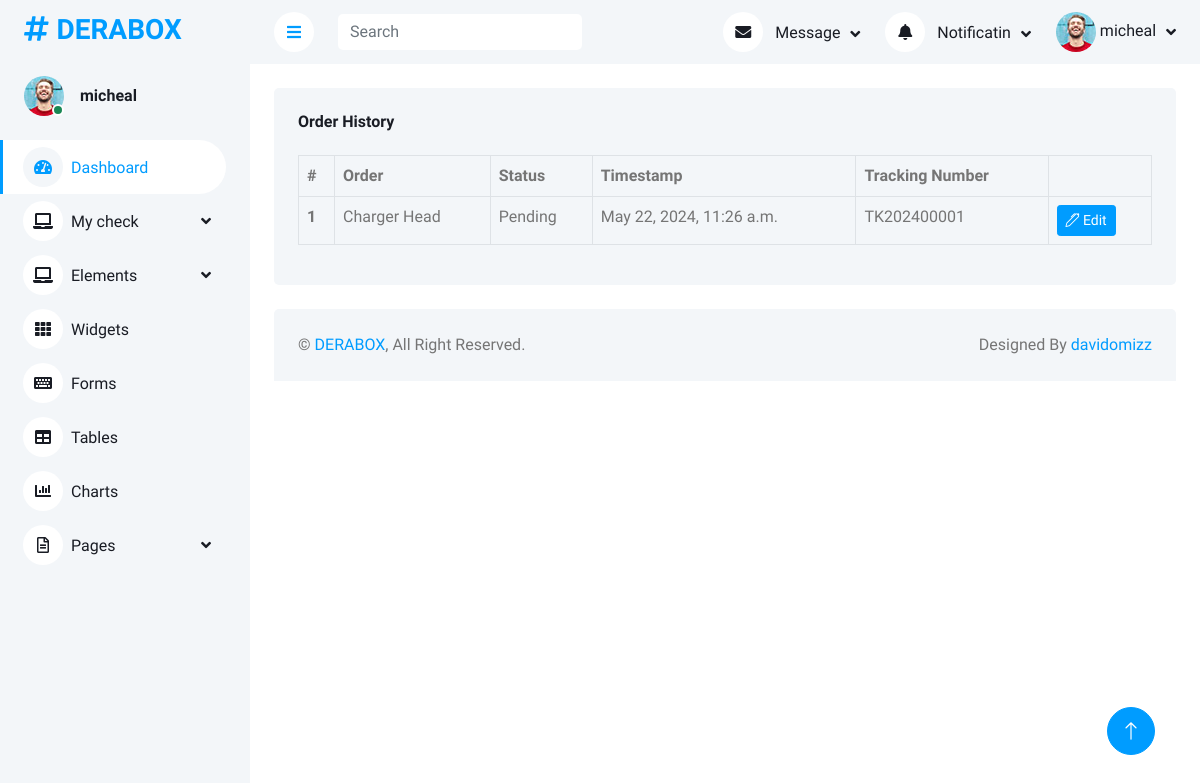
/order-detail/34 (signed in), run on the app's committed database.
### app/models.py (models this page shows, shortened)
class User(AbstractUser):
    USER_TYPE_CHOICES = (
        ('admin', 'Admin'),
        ('customer', 'Customer'),
        ('delivery', 'Delivery'),
    )
    user_type = models.CharField(max_length=20, choices=USER_TYPE_CHOICES, default='customer')
    email = models.EmailField(unique=True)
    phone = models.CharField(max_length=15, blank=True, null=True)

class Order(models.Model):
    user = models.ForeignKey(User, on_delete=models.CASCADE)
    tracking_number = models.CharField(max_length=15, unique=True, editable=False)
    status = models.CharField(max_length=20, choices=[('Pending', 'Pending'), ('Shipped', 'Shipped'), ('Delivered', 'Delivered')], default='Pending')
    created_at = models.DateTimeField(auto_now_add=True)
    updated_at = models.DateTimeField(auto_now=True)
    product_name = models.CharField(max_length=255, blank=True, null=True)

### app/views.py (the view)
# urls.py: path('order-detail/<int:pk>', SingleOrder.as_view(),name='order-detail'),
class SingleOrder(DetailView):
    model = Order
    template_name = 'dashboard/single-order.html'
    context_object_name = 'order_detail'

### app/templates/dashboard/single-order.html
{% extends 'dashboard/base.html' %}
{% load static %}
{% block body %}
         <div class="container-fluid pt-4 px-4">
            <div class="row g-4">
                <div class="col-sm-12 col-12">
                    <div class="bg-light rounded h-100 p-4">
                        <h6 class="mb-4">Order History</h6>
                        <table class="table table-bordered table-hover">
                            <thead>
                                <tr>
                                    <th scope="col">#</th>
                                    <th scope="col">Order</th>
                                    <th scope="col">Status</th>
                                    <th scope="col">Timestamp</th>
                                    <th scope="col">Tracking Number</th>
                                    <th scope="col"></th>
                                </tr>
                            </thead>
                            <tbody>
                                {% if order_detail %}
                                <tr>
                                    <th scope="row">1</th>
                                    <td>{{ order_detail.product_name }}</td>
                                    <td>{{ order_detail.status }}</td>
                                    <td>{{ order_detail.created_at }}</td>
                                    <td>{{ order_detail.tracking_number }}</td>
                                    <td>
                                        <a class="btn btn-sm btn-primary" href="{% url 'update-order' order_detail.id %}"><i class="bi bi-pen"></i> Edit</a>
                                    </td>
                                </tr>
                                {% endif %}
                            </tbody>
                        </table>
                    </div>
                </div>
            </div>
        </div>
        {% endblock %}

### app/templates/dashboard/base.html (shortened to what this page needs)
{% load static %}
<!DOCTYPE html>
<html lang="en">
<head>
    <link href="https://cdnjs.cloudflare.com/ajax/libs/font-awesome/5.10.0/css/all.min.css" rel="stylesheet">
    <link href="https://cdn.jsdelivr.net/npm/bootstrap-icons@1.4.1/font/bootstrap-icons.css" rel="stylesheet">
    <link href="{% static 'dashboard/lib/owlcarousel/assets/owl.carousel.min.css' %}" rel="stylesheet">
    <link href="{% static 'dashboard/lib/tempusdominus/css/tempusdominus-bootstrap-4.min.css' %}" rel="stylesheet" />
    <link href="{% static 'dashboard/css/bootstrap.min.css' %}" rel="stylesheet">
    <link href="{% static 'dashboard/css/style.css' %}" rel="stylesheet">
</head>
<body>
    <div class="container-xxl position-relative bg-white d-flex p-0">
        <div class="sidebar pe-4 pb-3">
            <nav class="navbar bg-light navbar-light">
                <a href="{% url 'dashboard' %}" class="navbar-brand mx-4 mb-3">
                    <h3 class="text-primary"><i class="fa fa-hashtag me-2"></i>DERABOX</h3>
                </a>
                <div class="d-flex align-items-center ms-4 mb-4">
                    <div class="position-relative">
                        {% if user_type == 'delivery' %}
                        <img class="rounded-circle" src="{{ request.user.deliveryprofile.profile_picture.url }}" alt="" style="width: 40px; height: 40px;">
                        {% elif user_type == 'customer' %}
                        <img class="rounded-circle" src="{{ request.user.customersprofile.profile_picture.url }}" alt="" style="width: 40px; height: 40px;">
                        {% else %}
                            <img class="rounded-circle" src="{% static 'dashboard/img/user.jpg'%}" alt="" style="width: 40px; height: 40px;">
                        {% endif %}
                        <div class="bg-success rounded-circle border border-2 border-white position-absolute end-0 bottom-0 p-1"></div>
                    </div>
                    <div class="ms-3">
                        <h6 class="mb-0">{{ request.user.username }}</h6>
                    </div>
                </div>
                <div class="navbar-nav w-100">
                    <a href="{% url 'dashboard' %}" class="nav-item nav-link active"><i class="fa fa-tachometer-alt me-2"></i>Dashboard</a>
                        <div class="nav-item dropdown">
                            <a href="#" class="nav-link dropdown-toggle" data-bs-toggle="dropdown"><i class="fa fa-laptop me-2"></i>Order</a>
                            <div class="dropdown-menu bg-transparent border-0">
                                <a href="{% url 'creation-order' %}" class="dropdown-item">Create Order</a>
                                <a href="{% url 'order-items' %}" class="dropdown-item">Order Items</a>
                                <a href="{% url 'order-history' %}" class="dropdown-item">Order Historys</a>
                            </div>
                        </div>
                        <div class="nav-item dropdown">
                            <a href="#" class="nav-link dropdown-toggle" data-bs-toggle="dropdown"><i class="fa fa-laptop me-2"></i>Users Creation</a>
                            <div class="dropdown-menu bg-transparent border-0">
                                <a href="button.html" class="dropdown-item">Buttons</a>
                                <a href="typography.html" class="dropdown-item">Typography</a>
                                <a href="element.html" class="dropdown-item">Other Elements</a>
                            </div>
                        </div>
                        <div class="nav-item dropdown">
                            <a href="#" class="nav-link dropdown-toggle" data-bs-toggle="dropdown"><i class="fa fa-laptop me-2"></i>My check</a>
                        </div>
                    <div class="nav-item dropdown">
                        <a href="#" class="nav-link dropdown-toggle" data-bs-toggle="dropdown"><i class="fa fa-laptop me-2"></i>Elements</a>
                    </div>
                    <a href="widget.html" class="nav-item nav-link"><i class="fa fa-th me-2"></i>Widgets</a>
                    <a href="form.html" class="nav-item nav-link"><i class="fa fa-keyboard me-2"></i>Forms</a>
                    <a href="table.html" class="nav-item nav-link"><i class="fa fa-table me-2"></i>Tables</a>
                    <a href="chart.html" class="nav-item nav-link"><i class="fa fa-chart-bar me-2"></i>Charts</a>
                    <div class="nav-item dropdown">
                        <a href="#" class="nav-link dropdown-toggle" data-bs-toggle="dropdown"><i class="far fa-file-alt me-2"></i>Pages</a>
                    </div>
                </div>
            </nav>
        </div>
        <div class="content">
            <nav class="navbar navbar-expand bg-light navbar-light sticky-top px-4 py-0">
                <a href="#" class="sidebar-toggler flex-shrink-0">
                    <i class="fa fa-bars"></i>
                </a>
                <form class="d-none d-md-flex ms-4">
                    <input class="form-control border-0" type="search" placeholder="Search">
                </form>
                <div class="navbar-nav align-items-center ms-auto">
                    <div class="nav-item dropdown">
                        <a href="#" class="nav-link dropdown-toggle" data-bs-toggle="dropdown">
                            <i class="fa fa-envelope me-lg-2"></i>
                            <span class="d-none d-lg-inline-flex">Message</span>
                        </a>
                    </div>
                    <div class="nav-item dropdown">
                        <a href="#" class="nav-link dropdown-toggle" data-bs-toggle="dropdown">
                            <i class="fa fa-bell me-lg-2"></i>
                            <span class="d-none d-lg-inline-flex">Notificatin</span>
                        </a>
                    </div>
                    <div class="nav-item dropdown">
                        <a href="#" class="nav-link dropdown-toggle" data-bs-toggle="dropdown">
                            {% if user_type == 'delivery' %}
                                <img class="rounded-circle me-lg-2" src="{{ request.user.deliveryprofile.profile_picture.url }}" alt="" style="width: 40px; height: 40px;">
                            {% elif user_type == 'customer' %}
                                <img class="rounded-circle me-lg-2" src="{{ request.user.customerprofile.profile_picture.url }}" alt="" style="width: 40px; height: 40px;">
                            {% else %}
                                <img class="rounded-circle" src="{% static 'dashboard/img/user.jpg'%}" alt="" style="width: 40px; height: 40px;">
                            {% endif %}
                            <span class="d-none d-lg-inline-flex">{{ request.user.username }}</span>
                        </a>
                    </div>
                </div>
            </nav>
            {% block body %}
            {% endblock %}
        <div class="container-fluid pt-4 px-4">
            <div class="bg-light rounded-top p-4">
                <div class="row">
                    <div class="col-12 col-sm-6 text-center text-sm-start">
                        &copy; <a href="#">DERABOX</a>, All Right Reserved.
                    </div>
                    <div class="col-12 col-sm-6 text-center text-sm-end">
                        Designed By <a href="https://htmlcodex.com">davidomizz</a>
                    </div>
                </div>
            </div>
        </div>
        </div>
        <a href="#" class="btn btn-lg btn-primary btn-lg-square back-to-top"><i class="bi bi-arrow-up"></i></a>
    </div>
</body>
</html>

### static/dashboard/css/style.css (style rules this page uses)
:root { --primary: #009CFF; --light: #F3F6F9; --dark: #191C24; }
.back-to-top { position: fixed; display: none; right: 45px; bottom: 45px; z-index: 99; }
.btn { transition: .5s; }
.btn.btn-primary { color: #FFFFFF; }
.btn-lg-square { width: 48px; height: 48px; }
.btn-square, .btn-sm-square, .btn-lg-square { padding: 0; display: inline-flex; align-items: center; justify-content: center; font-weight: normal; border-radius: 50px; }
.sidebar { position: fixed; top: 0; left: 0; bottom: 0; width: 250px; height: 100vh; overflow-y: auto; background: var(--light); transition: 0.5s; z-index: 999; }
.content { margin-left: 250px; min-height: 100vh; background: #FFFFFF; transition: 0.5s; }
@media (min-width: 992px) { .sidebar { margin-left: 0; } }
@media (min-width: 992px) { .content { width: calc(100% - 250px); } }
.sidebar .navbar .navbar-nav .nav-link { padding: 7px 20px; color: var(--dark); font-weight: 500; border-left: 3px solid var(--light); border-radius: 0 30px 30px 0; outline: none; }
.sidebar .navbar .navbar-nav .nav-link:hover, .sidebar .navbar .navbar-nav .nav-link.active { color: var(--primary); background: #FFFFFF; border-color: var(--primary); }
.sidebar .navbar .navbar-nav .nav-link i { width: 40px; height: 40px; display: inline-flex; align-items: center; justify-content: center; background: #FFFFFF; border-radius: 40px; }
.sidebar .navbar .navbar-nav .nav-link:hover i, .sidebar .navbar .navbar-nav .nav-link.active i { background: var(--light); }
.sidebar .navbar .dropdown-toggle::after { position: absolute; top: 15px; right: 15px; border: none; content: "\f107"; font-family: "Font Awesome 5 Free"; font-weight: 900; transition: .5s; }
.content .navbar .navbar-nav .nav-link { margin-left: 25px; padding: 12px 0; color: var(--dark); outline: none; }
.content .navbar .sidebar-toggler, .content .navbar .navbar-nav .nav-link i { width: 40px; height: 40px; display: inline-flex; align-items: center; justify-content: center; background: #FFFFFF; border-radius: 40px; }
.content .navbar .dropdown-toggle::after { margin-left: 6px; vertical-align: middle; border: none; content: "\f107"; font-family: "Font Awesome 5 Free"; font-weight: 900; transition: .5s; }

### data on the page
User: user.username "micheal"
Order: product_name "Charger Head", status "Pending", created_at "May 22, 2024, 11:26 a.m.", tracking_number "TK202400001"
